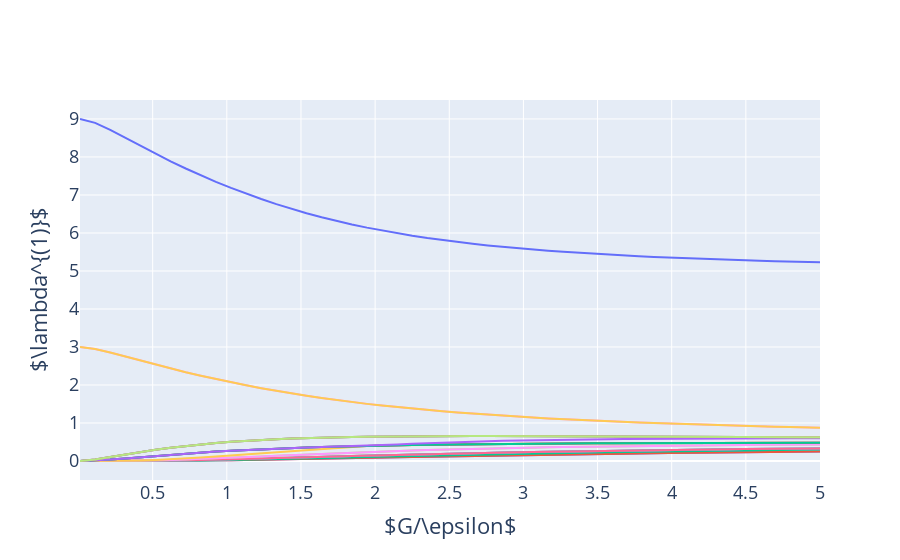

This figure's notebook cell:
### Code cell
# Ploteamos
rho_range = dict(sorted(rho_range.items()))
x_axis = list(rho_range.keys())
values = list(rho_range.items())
size = len(values[0][1])
num = 50

fig = go.Figure()
for k in range(0,size):
    fig.add_trace(go.Scatter(
        x=x_axis,
        y=[values[j][1][k] for j in range(0,num)]
    ))
fig.update_layout(xaxis_title=r'$G/\epsilon$',
                   yaxis_title=r'$\lambda^{(1)}$',           
                  showlegend = False,
                     font=dict(
                      size=18,
                   ))
fig.show()
